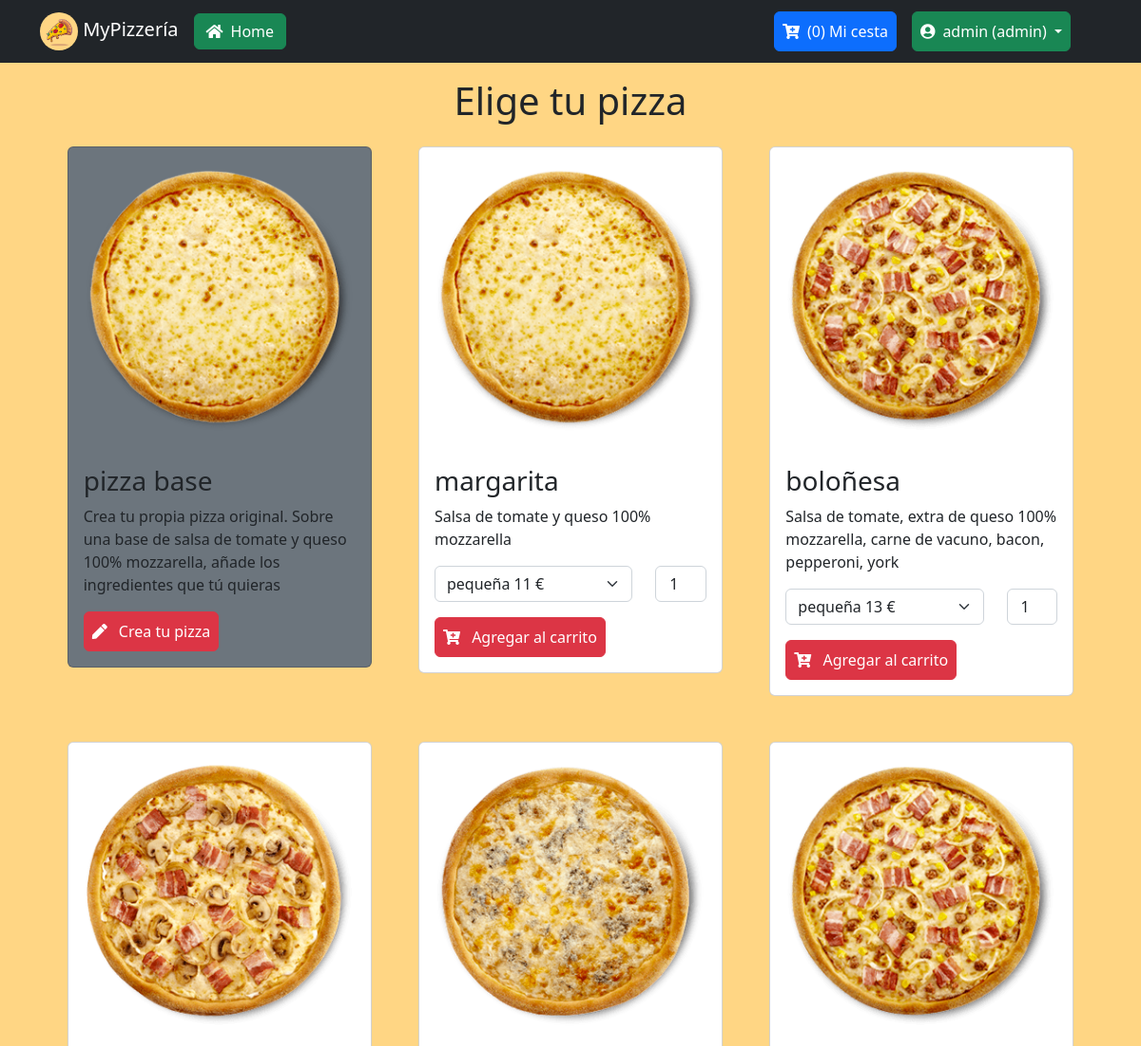
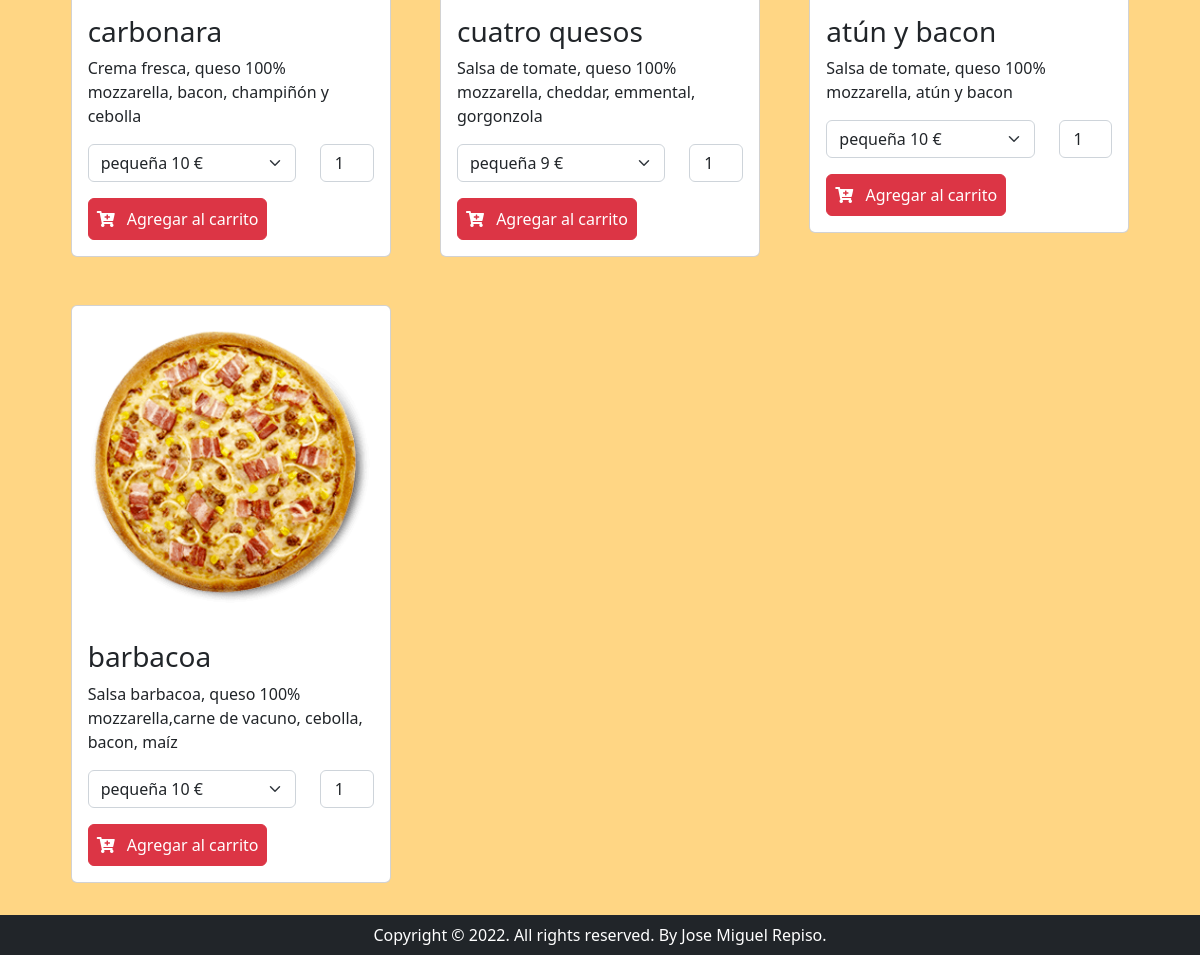
/catalogo.php (signed in), run on the app's committed database (2 pictures, top to bottom).
### tables this page shows
CREATE TABLE pizzas (
    id INT AUTO_INCREMENT PRIMARY KEY,
    nombre VARCHAR(100),
    descripcion VARCHAR (255),
    imagen VARCHAR(255),
    id_categoria INT NOT NULL,
    CONSTRAINT id_categoria_fk FOREIGN KEY (id_categoria) REFERENCES categorias (id) ON DELETE CASCADE

);

### catalogo.php (the view, shortened to what this page needs)
<?php
    $contador=0;
    require_once ("conectar.php");
    try{
        $stmt = $dbh->prepare("SELECT * FROM pizzas");
        $stmt->execute();
        $pizzas = $stmt->fetchAll();
        $num_filas=count($pizzas);
    }catch(PDOException $e) {
        $errores[]= $e->getMessage();
    }
?>
<?php require_once ("header.php") ?>
    <div class="container">
            <div class="row">
                <div>
                    <h1 class="text-center">Elige tu pizza</h1>
                    <?php
                    $columns = 3;
                    echo '<div class="row p-3">';
                    if(isset($num_filas) && $num_filas>0 && $pizzas!==false){for ($i = 0; $i < count($pizzas); $i++) {
                            if($i % $columns === 0 && $i > 0) {
                                echo '</div>
                                <div class="row p-3">';
                            }
                        if($pizzas[$i]['id']==1){
                        echo '<div class="col-sm-4 mb-3">
                                    <div class="card bg-secondary mx-auto" style="max-width: 20rem; height:auto;">
                                        <img class="card-img-top img-fluid" src="'.$pizzas[$i]['imagen'].'" alt="pizza">
                                        <div class="card-body">
                                            <h3 class="card-title">'.$pizzas[$i]['nombre'].'</h3>
                                            <p class="card-text">'.$pizzas[$i]['descripcion'].'</p>';
                                        echo '<form action="./crea_tu_pizza.php" method="post">
                                                <input type="hidden" name="id_pizza" value="'.$pizzas[$i]['id'].'">
                                                <button name="submit" class="btn btn-danger p-2" style="max-width:100%;">
                                                    <i class="fa fa-pen me-2"></i>
                                                    Crea tu pizza
                                                </button>
                                            </form>
                                        </div>
                                    </div>
                                </div>';
                        }else{
                            echo '<div class="col-sm-4 mb-3">
                                    <div class="card mx-auto" style="max-width: 20rem; height:auto;">
                                        <img class="card-img-top img-fluid" src="'.$pizzas[$i]['imagen'].'" alt="pizza">
                                        <div class="card-body">
                                            <h3 class="card-title">'.$pizzas[$i]['nombre'].'</h3>
                                            <p class="card-text">'.$pizzas[$i]['descripcion'].'</p>';
                                        echo '<form action="./carrito.php" method="post">
                                                <div class="row">
                                                    <div class="col-sm-9">
                                                        <select name="id_talla" class="form-select mb-3" style="max-width:100%;" aria-label="Default select">';
                                                        try{
                                                            $stmt2 = $dbh->prepare("SELECT * FROM tallas WHERE id_pizza=?");
                                                            $stmt2->execute(array($pizzas[$i]['id']));
                                                            $tallas = $stmt2->fetchAll();
                                                            $num_filas2=count($tallas);
                                                        }catch(PDOException $e) {
                                                            $errores[]= $e->getMessage();
                                                        }
                                                            if(isset($num_filas2) && $num_filas2>0 && $tallas!==false){ foreach($tallas as $t){
                                                    echo   '<option value="'.$t['id'].'">'.$t['talla'].' '.$t['precio'].' €</option>';
                                                            }}
                                                echo    '</select>
                                                    </div>
                                                    <div class="col-sm-3 mb-3">
                                                        <input type="number" name="cantidad" value="1" class="form-control align-middle text-center" style="max-width:100%;" size="1" maxlength="4">
                                                    </div>
                                                </div>
                                                <input type="hidden" name="id_producto" value="'.$pizzas[$i]['id'].'">
                                                <input type="hidden" name="nombre" value="'.$pizzas[$i]['nombre'].'">
                                                <input type="hidden" name="descripcion" value="'.$pizzas[$i]['descripcion'].'">
                                                <button name="submit" class="btn btn-danger p-2" style="max-width:100%;">
                                                    <i class="fa fa-cart-plus me-2"></i>
                                                    Agregar al carrito
                                                </button>
                                            </form>
                                        </div>
                                    </div>
                                </div>';
                        }
                    } }
                    echo '</div>';
                        ?>
                </div>
            </div>
    </div>
<?php require_once ("footer.php") ?>

### header.php (shortened to what this page needs)
<!DOCTYPE html>
<html lang="es" xmlns="http://www.w3.org/1999/xhtml">
<head>
    <link href="https://cdn.jsdelivr.net/npm/bootstrap@5.2.2/dist/css/bootstrap.min.css" rel="stylesheet"
>
    <link rel="stylesheet" href="https://use.fontawesome.com/releases/v5.7.1/css/all.css">
</head>
<body class="d-flex flex-column min-vh-100">
    <div class="container-fluid bg-dark mb-3">
        <nav class="navbar navbar-expand-lg p-2 navbar-dark">
            <div class="container">
                <a class="navbar-brand" href="#">
                    <img src="./img/logo_pizza.jpg" alt="logo" style="width:40px;" class="rounded-pill">
                    MyPizzería
                </a>
                <div class="collapse navbar-collapse" id="navbarSupportedContent">
                    <div class="navbar-nav me-auto mb-2 mb-lg-0">
                        <a class='btn btn-success me-3' href='./catalogo.php'><i class='fas fa-home me-2'></i>Home</a>
                    </div>
                    <div class="navbar-nav navbar-right ms-auto mb-2 mb-lg-0">
                        <a class='btn btn-primary nav-link text-white me-3' href='./ver_carrito.php'><i class='fas fa-cart-plus me-2'></i></i><?php isset($contador) ? print '('.$contador.')' : ""?> Mi cesta</a>
                        <?php if(isset($_SESSION['login'])){
                          echo "<div class='dropdown me-3'>
                                    <a class='btn btn-success me-3 nav-link dropdown-toggle text-white' href='#' id='navbarDropdown' role='button' data-bs-toggle='dropdown' aria-expanded='false'>
                                    <i class='fas fa-user-circle me-2'></i>".$_SESSION['username'].' ('.$_SESSION['rol'].')'."
                                    </a>
                                    <ul class='dropdown-menu dropdown-menu-dark' aria-labelledby='navbarDropdown'>
                                        <li><a class='dropdown-item' href='./ver_mis_pedidos.php'>Ver mis pedidos</a></li>
                                        <li><a class='dropdown-item' href='./logout.php'>Cerrar sesión</a></li>
                                    </ul>
                                </div>";
                        }else{
                            echo "<a class='btn btn-success me-3' href='./login.php'><i class='fas fa-sign-in-alt me-2'></i></i>Login</a>";
                            echo "<a class='btn btn-danger me-3' href='./registrar.php'><i class='fas fa-solid fa-user-plus me-2'></i>Registrar</a>";
                        }
                        ?>
                    </div>
                </div>
            </div>
        </nav>
    </div>

### footer.php (shortened to what this page needs)
    <div class="container-fluid bg-dark mt-auto">
            <div class="text-white text-center p-2">
                Copyright © 2022. All rights reserved. By Jose Miguel Repiso.
            </div>
    </div>
</body>
</html>

### header.php (style rules this page uses)
body { background:#FFD684; }

### data on the page
pizzas: imagen (picture), nombre "pizza base", descripcion "Crea tu propia pizza original. Sobre una base de salsa de tomate y queso 100% mozzarella, añade los ingredientes que tú quieras"
pizzas: imagen (picture), nombre "margarita", descripcion "Salsa de tomate y queso 100% mozzarella"
pizzas: imagen (picture), nombre "boloñesa", descripcion "Salsa de tomate, extra de queso 100% mozzarella, carne de vacuno, bacon, pepperoni, york"
pizzas: imagen (picture), nombre "carbonara", descripcion "Crema fresca, queso 100% mozzarella, bacon, champiñón y cebolla"
pizzas: imagen (picture), nombre "cuatro quesos", descripcion "Salsa de tomate, queso 100% mozzarella, cheddar, emmental, gorgonzola"
pizzas: imagen (picture), nombre "atún y bacon", descripcion "Salsa de tomate, queso 100% mozzarella, atún y bacon"
pizzas: imagen (picture), nombre "barbacoa", descripcion "Salsa barbacoa, queso 100% mozzarella,carne de vacuno, cebolla, bacon, maíz"

### other printed values
$contador "0"
$_SESSION['username'] "admin"
$_SESSION['rol'] "admin"
form field id_talla "pequeña 11 €"
form field id_talla "pequeña 13 €"
form field id_talla "pequeña 10 €"
form field id_talla "pequeña 9 €"
